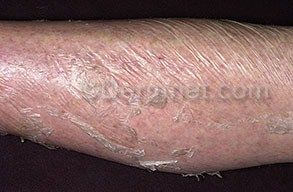
%> input picture Project Code using ImageProcessing and Data Mining/Database/eczema/1.jpg, 293 x 192 px
$ octave --eval "result = MedianFilter(rgb2gray(imread('Database/eczema/1.jpg')));"   (GNU Octave 9; MATLAB toolbox functions it lacks are replaced by stand-ins)
%> lines starting %> are read from the running program, lines starting %| are printed output that depends on the picture
function [K]=MedianFilter(im);
%%noisy = imnoise(im,'salt & pepper',0.1);
%%[m,n]=size(noisy);
%%output=zeros(m,n);
%%output=uint8(output);
%%for i = 1:m
   %% for j = 1:n
      %%  xmin = max(1,i-1);
      %%  xmax = min(m,i+1);
      %%  ymin = max(1,j-1);
       %% ymax = min(n,j+1);
       %% temp = noisy(xmin:xmax , ymin:ymax);
      %%  output(i,j)=median(temp(:));
 %%   end
%%end
%%K=output;
J = imnoise(im,'salt & pepper',0.02);
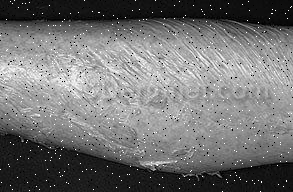
%> J: size 192x293 uint8; min 0, max 255, mean 113.6
K = medfilt2(J);
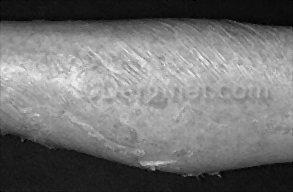
%> K: size 192x293 uint8; min 0, max 244, mean 113.1

$ run again, on Project Code using ImageProcessing and Data Mining/Database/eczema/10.jpg
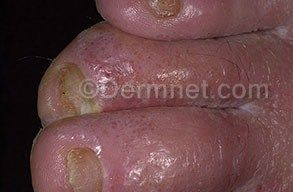
%> input picture Project Code using ImageProcessing and Data Mining/Database/eczema/10.jpg, 293 x 192 px
%> in MedianFilter, `J = imnoise(im,'salt & pepper',0.02);`:
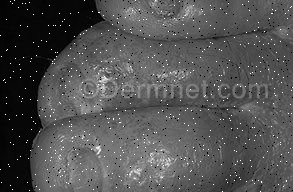
%> J: size 192x293 uint8; min 0, max 255, mean 81
%> in MedianFilter, `K = medfilt2(J);`:
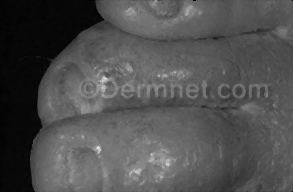
%> K: size 192x293 uint8; min 0, max 225, mean 79.8
